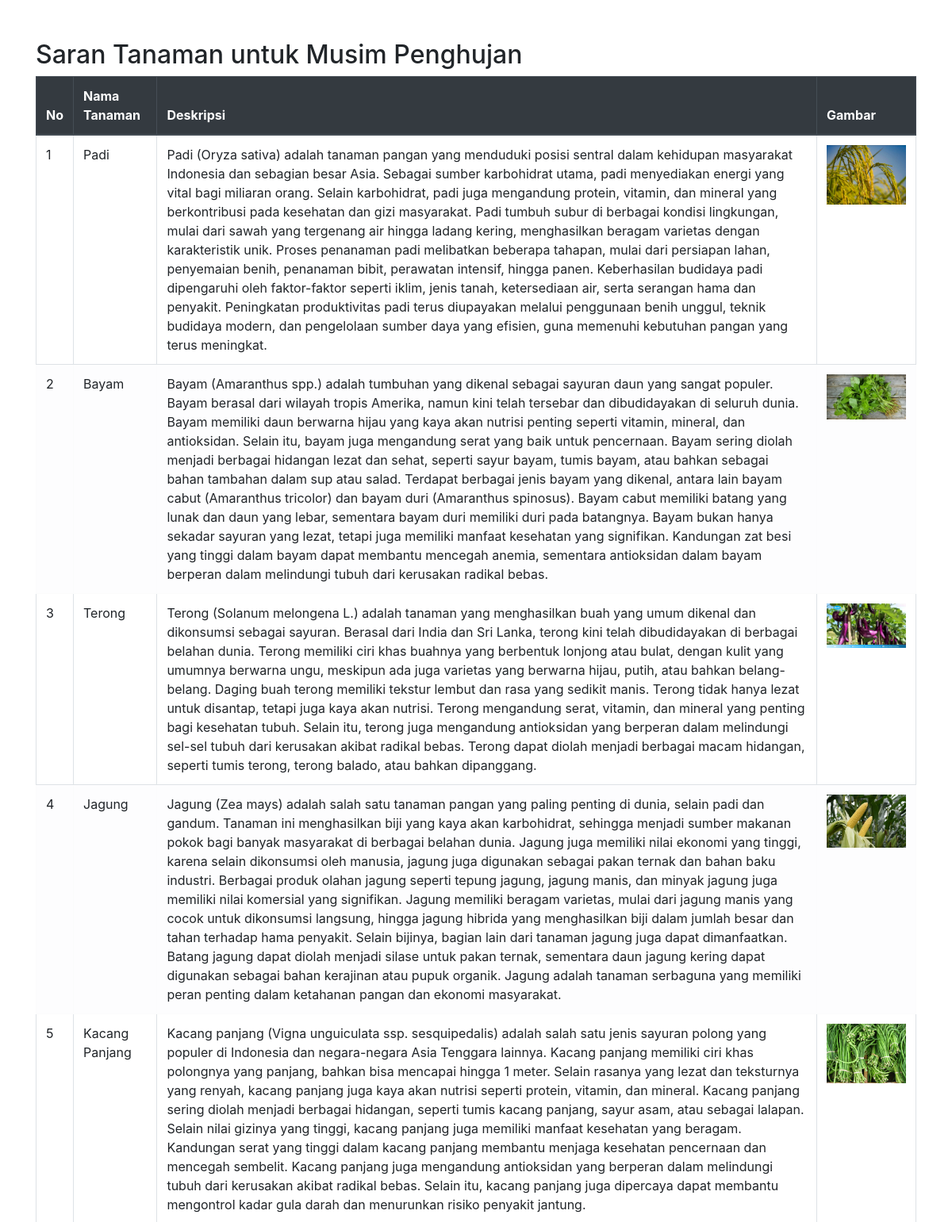
/saran.php (upper part), run on the app's committed database.
### tables this page shows
CREATE TABLE `musim` (
  `id_musim` int(11) NOT NULL,
  `nama_musim` varchar(255) DEFAULT NULL
);

CREATE TABLE `tanaman` (
  `id_tanaman` int(11) NOT NULL,
  `nama_tanaman` varchar(255) DEFAULT NULL,
  `deskripsi` text,
  `gambar` varchar(255) DEFAULT NULL,
  `id_musim` int(11) DEFAULT NULL
);

### saran.php (the view, shortened to what this page needs)
<?php
include 'koneksi.php';
function get_musim($id_wilayah)
{
    global $conn;
    $sql_cuaca = "SELECT suhu, kelembapan, curah_hujan FROM Data_Cuaca WHERE id_wilayah = '$id_wilayah'";
    $result_cuaca = $conn->query($sql_cuaca);
    $total_suhu = 0;
    $total_kelembapan = 0;
    $total_curah_hujan = 0;
    $jumlah_data = 0;
    while ($row_cuaca = $result_cuaca->fetch_assoc()) {
        $total_suhu += $row_cuaca['suhu'];
        $total_kelembapan += $row_cuaca['kelembapan'];
        $total_curah_hujan += $row_cuaca['curah_hujan'];
        $jumlah_data++;
    }
    if ($jumlah_data > 0) {
        $rata_rata_suhu = $total_suhu / $jumlah_data;
        $rata_rata_kelembapan = $total_kelembapan / $jumlah_data;
        $rata_rata_curah_hujan = $total_curah_hujan / $jumlah_data;
        $nama_musim = ($rata_rata_suhu < 27 && $rata_rata_kelembapan < 70 && $rata_rata_curah_hujan < 134) ? "Kemarau" : "Penghujan";
        $sql_musim = "SELECT id_musim FROM Musim WHERE nama_musim = '$nama_musim'";
        $result_musim = $conn->query($sql_musim);
        $row_musim = $result_musim->fetch_assoc();
        $id_musim = $row_musim['id_musim'];
        return array("id_musim" => $id_musim, "nama_musim" => $nama_musim);
    } else {
        return "Tidak ada data cuaca.";
    }
}
$id_wilayah = 1;
$musim_data = get_musim($id_wilayah);
?>
<!DOCTYPE html>
<html lang="en">
<head>
    <link rel="stylesheet" href="https://stackpath.bootstrapcdn.com/bootstrap/4.5.2/css/bootstrap.min.css">
</head>
<body>
    <div class="container">
        <?php
        if ($musim_data != "Tidak ada data cuaca.") {
            $id_musim = $musim_data["id_musim"];
            $nama_musim = $musim_data["nama_musim"];
            $sql = "SELECT * FROM Tanaman WHERE id_musim = '$id_musim'";
            $result = $conn->query($sql);
            if ($result->num_rows > 0) {
                echo "<h2>Saran Tanaman untuk Musim " . $nama_musim . "</h2>";
                echo "<div class='table-responsive'>";
                echo "<table class='table table-bordered table-hover'>";
                echo "<thead class='thead-dark'>";
                echo "<tr><th>No</th><th>Nama Tanaman</th><th>Deskripsi</th><th>Gambar</th></tr>";
                echo "</thead>";
                echo "<tbody>";
                $no = 1;
                while ($row = $result->fetch_assoc()) {
                    $warna_baris = ($no % 2 == 0) ? "table-light" : "";
                    echo "<tr class='" . $warna_baris . "'>";
                    echo "<td>" . $no . "</td>";
                    echo "<td>" . $row['nama_tanaman'] . "</td>";
                    echo "<td>" . $row['deskripsi'] . "</td>";
                    echo "<td><img src='images/" . $row['gambar'] . "' alt='" . $row['nama_tanaman'] . "' width='100' class='img-fluid'></td>";
                    echo "</tr>";
                    $no++;
                }
                echo "</tbody>";
                echo "</table>";
                echo "</div>";
            } else {
                echo "Tidak ada data tanaman yang sesuai untuk musim " . $nama_musim . ".";
            }
        } else {
            echo $musim_data;
        }
        ?>
    </div>
</body>
</html>

### saran.php (style rules this page uses)
.container { margin-top: 50px; }
.table-responsive { overflow-x: auto; }
.img-fluid { max-width: 100px; height: auto; }

### data on the page
musim: id_musim "Penghujan"
tanaman: nama_tanaman "Padi", deskripsi "Padi (Oryza sativa) adalah tanaman pangan yang menduduki posisi sentral dalam kehidupan masyarakat Indonesia dan sebagian besar Asia. Sebagai sumber karbohidrat utama, padi menyediakan energi yang vital bagi miliaran orang. Selain karbohidrat, padi juga mengandung protein, vitamin, dan mineral yang berkontribusi pada kesehatan dan gizi masyarakat. Padi tumbuh subur di berbagai kondisi lingkungan, mulai dari sawah yang tergenang air hingga ladang kering, menghasilkan beragam varietas dengan karakteristik unik. Proses penanaman padi melibatkan beberapa tahapan, mulai dari persiapan lahan, penyemaian benih, penanaman bibit, perawatan intensif, hingga panen. Keberhasilan budidaya padi…", gambar (picture)
tanaman: nama_tanaman "Bayam", deskripsi "Bayam (Amaranthus spp.) adalah tumbuhan yang dikenal sebagai sayuran daun yang sangat populer. Bayam berasal dari wilayah tropis Amerika, namun kini telah tersebar dan dibudidayakan di seluruh dunia. Bayam memiliki daun berwarna hijau yang kaya akan nutrisi penting seperti vitamin, mineral, dan antioksidan. Selain itu, bayam juga mengandung serat yang baik untuk pencernaan. Bayam sering diolah menjadi berbagai hidangan lezat dan sehat, seperti sayur bayam, tumis bayam, atau bahkan sebagai bahan tambahan dalam sup atau salad. Terdapat berbagai jenis bayam yang dikenal, antara lain bayam cabut (Amaranthus tricolor) dan bayam duri (Amaranthus spinosus). Bayam cabut memiliki batang yang lunak…", gambar (picture)
tanaman: nama_tanaman "Terong", deskripsi "Terong (Solanum melongena L.) adalah tanaman yang menghasilkan buah yang umum dikenal dan dikonsumsi sebagai sayuran. Berasal dari India dan Sri Lanka, terong kini telah dibudidayakan di berbagai belahan dunia. Terong memiliki ciri khas buahnya yang berbentuk lonjong atau bulat, dengan kulit yang umumnya berwarna ungu, meskipun ada juga varietas yang berwarna hijau, putih, atau bahkan belang-belang. Daging buah terong memiliki tekstur lembut dan rasa yang sedikit manis. Terong tidak hanya lezat untuk disantap, tetapi juga kaya akan nutrisi. Terong mengandung serat, vitamin, dan mineral yang penting bagi kesehatan tubuh. Selain itu, terong juga mengandung antioksidan yang berperan dalam…", gambar (picture)
tanaman: nama_tanaman "Jagung", deskripsi "Jagung (Zea mays) adalah salah satu tanaman pangan yang paling penting di dunia, selain padi dan gandum. Tanaman ini menghasilkan biji yang kaya akan karbohidrat, sehingga menjadi sumber makanan pokok bagi banyak masyarakat di berbagai belahan dunia. Jagung juga memiliki nilai ekonomi yang tinggi, karena selain dikonsumsi oleh manusia, jagung juga digunakan sebagai pakan ternak dan bahan baku industri. Berbagai produk olahan jagung seperti tepung jagung, jagung manis, dan minyak jagung juga memiliki nilai komersial yang signifikan. Jagung memiliki beragam varietas, mulai dari jagung manis yang cocok untuk dikonsumsi langsung, hingga jagung hibrida yang menghasilkan biji dalam jumlah besar…", gambar (picture)
tanaman: nama_tanaman "Kacang Panjang", deskripsi "Kacang panjang (Vigna unguiculata ssp. sesquipedalis) adalah salah satu jenis sayuran polong yang populer di Indonesia dan negara-negara Asia Tenggara lainnya. Kacang panjang memiliki ciri khas polongnya yang panjang, bahkan bisa mencapai hingga 1 meter. Selain rasanya yang lezat dan teksturnya yang renyah, kacang panjang juga kaya akan nutrisi seperti protein, vitamin, dan mineral. Kacang panjang sering diolah menjadi berbagai hidangan, seperti tumis kacang panjang, sayur asam, atau sebagai lalapan. Selain nilai gizinya yang tinggi, kacang panjang juga memiliki manfaat kesehatan yang beragam. Kandungan serat yang tinggi dalam kacang panjang membantu menjaga kesehatan pencernaan dan…", gambar (picture)
